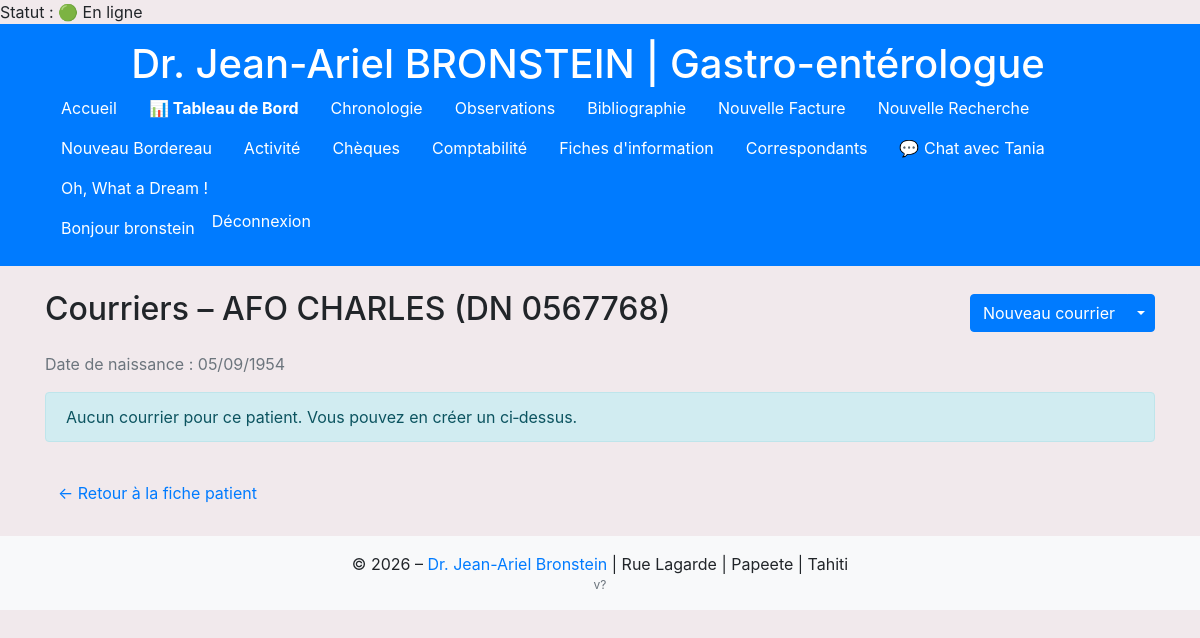
/facturation/courriers/0567768/ (signed in), run on the app's committed database.
### comptabilite/models.py (models this page shows, shortened)
class Facturation(models.Model):
    dn = models.CharField(
        max_length=7,
        verbose_name="DN (numéro à 7 chiffres)"
    )
    nom = models.CharField(
        max_length=100,
        verbose_name="Nom du patient"
    )
    prenom = models.CharField(
        max_length=100,
        verbose_name="Prénom du patient"
    )
    date_naissance = models.DateField(
        verbose_name="Date de naissance"
    )
    date_acte = models.DateField(
        verbose_name="Date de l'acte"
    )
    date_facture = models.DateField(
        verbose_name="Date de la facture"
    )
    REGIME_CHOICES = [
        ('Sécurité Sociale', 'Sécurité Sociale'),
        ('RNS', 'RNS'),
        ('Salarié', 'Salarié'),
        ('RST', 'RST'),
    ]
    regime = models.CharField(
        max_length=20,
        choices=REGIME_CHOICES,
        verbose_name="Régime"
    )
    droit_ouvert = models.BooleanField(
        default=False,
        verbose_name="Droits ouverts : (oui/non)"
    )
    regime_tp = models.BooleanField(
        default=False,
        verbose_name="Tiers Payants : (oui/non)"
    )
    regime_lm = models.BooleanField(
        default=False,
        verbose_name="Régime LM (oui/non)"
    )
    LIEU_CHOICES = [
        ('Cabinet', 'Cabinet'),
        ('Clinique', 'Clinique')
    ]
    lieu_acte = models.CharField(
        max_length=50,
        choices=LIEU_CHOICES,
        default='Cabinet',
        verbose_name="Lieu de l'acte"
    )
    code_acte = models.ForeignKey(
        Code,
        null=True,      # autorise NULL en base
        blank=True,
        on_delete=models.CASCADE,
        related_name='facturations',
        verbose_name="Code de l'acte"
    )
    numero_facture = models.CharField(
        max_length=50,
        null=True,      # autorise NULL en base
        blank=True,     # autorise vide dans les formulaires
        verbose_name="Numéro de facture"
    )
    total_acte = models.DecimalField(
        max_digits=10,
        decimal_places=0,
        null=True,      # autorise NULL en base
        blank=True,     # autorise vide dans les formulaires
        verbose_name="Montant total de l'acte (facturé)"
    )
    tiers_payant = models.DecimalField(
        max_digits=10,
        decimal_places=0,
        null=True,      # ici
        blank=True,     # et ici
        verbose_name="Montant tiers payant"
    )
    total_paye = models.DecimalField(
        max_digits=10,
        decimal_places=0,
        null=True,
        blank=True,
        verbose_name="Total payé"
    )
    STATUT_CHOICES = [
        ('RAS', 'RAS'),
        ('DNO', 'DNO'),
        ('DNOLM', 'DNOLM'),
        ('Impayé', 'Impayé'),
        ('Rejet', 'Rejet'),
    ]
    statut_dossier = models.CharField(
        max_length=20,
        choices=STATUT_CHOICES,
        default='RAS',
        verbose_name="Statut du dossier"
    )
    numero_rejet = models.CharField(
        max_length=50,
        null=True,
        blank=True,
        verbose_name="Numéro de rejet"
    )
    numero_bordereau = models.CharField(
        max_length=50,
        null=True,
        blank=True,
        verbose_name="Numéro de bordereau"
    )
    date_bordereau = models.DateField(
        null=True,
        blank=True,
        verbose_name="Date du bordereau"
    )
    remarque = models.TextField(
        null=True,
        blank=True,
        verbose_name="Remarques"
    )

### comptabilite/views.py (the view)
# urls.py: path('courriers/<str:dn>/', views.courriers_by_dn, name='courriers_by_dn'),
@login_required
def courriers_by_dn(request, dn: str):
    courriers = Courrier.objects.filter(dn=dn).order_by('-date_courrier', '-created_at')
    fact = Facturation.objects.filter(dn=dn).order_by('-date_acte').first()
    if fact:
        patient = {'dn': fact.dn, 'nom': fact.nom, 'prenom': fact.prenom, 'date_naissance': fact.date_naissance}
    else:
        any_obs = Observation.objects.filter(dn=dn).order_by('-date_observation', '-created_at').first()
        patient = {'dn': dn, 'nom': getattr(any_obs, 'nom', ''), 'prenom': getattr(any_obs, 'prenom', ''), 'date_naissance': getattr(any_obs, 'date_naissance', None)}
    return render(request, 'comptabilite/courriers_list.html', {
        'patient': patient,
        'courriers': courriers,
    })

### comptabilite/models.py (called while the page is built)
    def is_online(self):
        return timezone.now() - self.last_seen < timezone.timedelta(minutes=5)

### comptabilite/templatetags/user_extras.py (called while the page is built)
@register.simple_tag
def get_user_profile(user):
    if user and user.is_authenticated:
        profile, _ = UserProfile.objects.get_or_create(user=user)
        return profile
    return None

### myproject/context_processors.py (called while the page is built)
def app_version(request):
    return {'APP_VERSION': _get_version()}

### comptabilite/templates/comptabilite/courriers_list.html (shortened to what this page needs)
{% extends 'base.html' %}
{% block content %}
<div class="d-flex justify-content-between align-items-center mb-3">
  <h2>Courriers – {{ patient.nom }} {{ patient.prenom }} (DN {{ patient.dn }})</h2>
  <div class="btn-group">
    <a class="btn btn-primary" href="{% url 'courrier_create_for_dn' patient.dn %}">Nouveau courrier</a>
    <button type="button" class="btn btn-primary dropdown-toggle dropdown-toggle-split" data-toggle="dropdown" aria-haspopup="true" aria-expanded="false">
    </button>
  </div>
</div>
<p class="text-muted">Date de naissance : {% if patient.date_naissance %}{{ patient.date_naissance|date:'d/m/Y' }}{% else %}-{% endif %}</p>
{% if courriers %}
  <div class="list-group">
  {% for c in courriers %}
    <div class="list-group-item">
      <div class="d-flex justify-content-between align-items-center">
        <h5 class="mb-1">{{ c.date_courrier|date:'d/m/Y' }} – {{ c.type_label }}</h5>
        <div>
          <a class="btn btn-sm btn-outline-secondary mr-1" href="{% url 'courrier_pdf' c.pk %}" target="_blank">PDF</a>
          <a class="btn btn-sm btn-outline-info mr-1" href="{% url 'courrier_send_email' c.pk %}">Envoyer</a>
          <a class="btn btn-sm btn-outline-primary mr-1" href="{% url 'courrier_update' c.pk %}">Modifier</a>
          <a class="btn btn-sm btn-outline-danger" href="{% url 'courrier_delete' c.pk %}">Supprimer</a>
        </div>
      </div>
      <div style="white-space: pre-wrap;" class="mt-2">{{ c.corps }}</div>
    </div>
  {% endfor %}
  </div>
{% else %}
  <div class="alert alert-info">Aucun courrier pour ce patient. Vous pouvez en créer un ci‑dessus.</div>
{% endif %}
<a class="btn btn-link mt-3" href="{% url 'patients_detail' patient.dn %}">← Retour à la fiche patient</a>
{% endblock %}

### templates/base.html (shortened to what this page needs)
{% load static %}
{% load user_extras %}
{% if request.user.is_authenticated %}
  {% get_user_profile request.user as profile %}
  {% if profile %}
    Statut : {% if profile.is_online %}🟢 En ligne{% else %}⚪ Hors ligne{% endif %}
  {% endif %}
{% endif %}
<!DOCTYPE html>
<html lang="fr">
<head>
  <link rel="stylesheet" href="https://stackpath.bootstrapcdn.com/bootstrap/4.5.2/css/bootstrap.min.css">
  <link rel="stylesheet" href="{% static 'css/style.css' %}">
  <link rel="stylesheet" href="https://cdnjs.cloudflare.com/ajax/libs/bootstrap-datepicker/1.9.0/css/bootstrap-datepicker.min.css">
</head>
<body data-user-id="{{ request.user.id|default:'' }}" data-msg-url="{% url 'get_messages' %}" data-chat-template="{% url 'chat_view' 0 %}">
  <header class="bg-primary text-white py-3">
    <div class="container text-center">
      <h1 class="mb-0 mr-4">Dr. Jean-Ariel BRONSTEIN | Gastro-entérologue</h1>
      <nav class="flex-grow-1">
        <ul class="nav">
          <li class="nav-item"><a class="nav-link text-white" href="{% url 'patients_list' %}">Accueil</a></li>
          <li class="nav-item"><a class="nav-link text-white" href="{% url 'dashboard' %}"><strong>📊 Tableau de Bord</strong></a></li>
          <li class="nav-item"><a class="nav-link text-white" href="{% url 'facturation_list' %}">Chronologie</a></li>
          <li class="nav-item"><a class="nav-link text-white" href="{% url 'observations_patient_list' %}">Observations</a></li>
          <li class="nav-item"><a class="nav-link text-white" href="{% url 'bibliographie_list' %}">Bibliographie</a></li>
          <li class="nav-item"><a class="nav-link text-white" href="{% url 'facturation_create' %}">Nouvelle Facture</a></li>
          <li class="nav-item"><a class="nav-link text-white" href="{% url 'facturation_search_list' %}">Nouvelle Recherche</a></li>
          <li class="nav-item"><a class="nav-link text-white" href="{% url 'create_bordereau' %}">Nouveau Bordereau</a></li>
          <li class="nav-item"><a class="nav-link text-white" href="{% url 'activity_list' %}">Activité</a></li>
          <li class="nav-item"><a class="nav-link text-white" href="{% url 'cheque_listing' %}">Chèques</a></li>
          <li class="nav-item"><a class="nav-link text-white" href="{% url 'comptabilite_summary' %}">Comptabilité</a></li>
          <li class="nav-item"><a class="nav-link text-white" href="{% url 'fiches_information' %}">Fiches d'information</a></li>
          <li class="nav-item"><a class="nav-link text-white" href="{% url 'correspondants_list' %}">Correspondants</a></li>
          {% if request.user.username == "bronstein" %}
  <li><a class="nav-link text-white chat-open" href="{% url 'chat_view' 3 %}">💬 Chat avec Tania</a></li>
{% elif request.user.username == "Tania" %}
  <li><a class="nav-link text-white chat-open" href="{% url 'chat_view' 1 %}">💬 Chat avec Taote</a></li>
{% endif %}
          <li class="nav-item">
            <a class="nav-link text-white" href="javascript:void(0)" onclick="ouvrirLienAuHasard()">Oh, What a Dream !</a>
          </li>
        </ul>
      </nav>
      <ul class="nav">
        {% if user.is_authenticated %}
          <li class="nav-item"><span class="nav-link disabled text-white">Bonjour {{ user.get_username }}</span></li>
          <li class="nav-item">
            <form method="post" action="{% url 'logout' %}">
              <button type="submit" class="btn btn-link nav-link text-white p-0">Déconnexion</button>
            </form>
          </li>
        {% else %}
          <li class="nav-item"><a class="nav-link text-white" href="{% url 'login' %}">Connexion</a></li>
        {% endif %}
      </ul>
    </div>
  </header>
  <main class="container my-4">
    {% block content %}{% endblock %}
  </main>
  <footer class="bg-light text-center py-3">
    <div class="container">
      <p class="mb-0">&copy; 2026 – <a href="{% url 'admin:index' %}">Dr. Jean-Ariel Bronstein</a> | Rue Lagarde | Papeete | Tahiti</p>
      <p class="mb-0 text-muted" style="font-size:0.75rem;">{{ APP_VERSION }}</p>
    </div>
  </footer>
</body>
</html>

### templates/base.html (style rules this page uses)
body { background-color: #f1e9ec; }

### data on the page
Facturation: nom "AFO", prenom "CHARLES", dn "0567768", date_naissance "05/09/1954"

### other printed values
{{ user.get_username }} "bronstein"
{{ APP_VERSION }} "v?"
